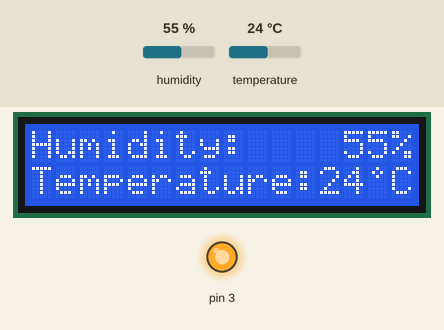
Bench run of a sketch on a simulated Arduino Uno, built with avr-gcc and run on an emulated ATmega328P. On the bench: 16×2 character LCD, output pins drawn as LEDs (lit = HIGH). The inputs (shaded band) are chosen by the test bench; at power-on: humidity 55 %, temperature 24 °C. What the sketch prints to the serial monitor is not drawn.

Above: at 1.2 s.
1.3 s: humidity set to 22 %
At 3.0 s:
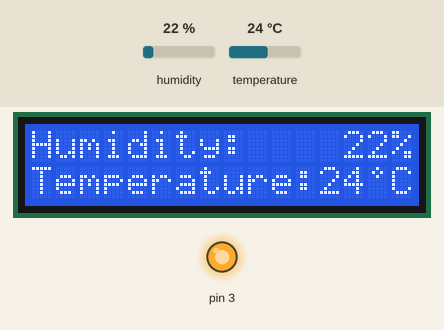
4.0 s: temperature set to 12 °C
At 4.7 s:
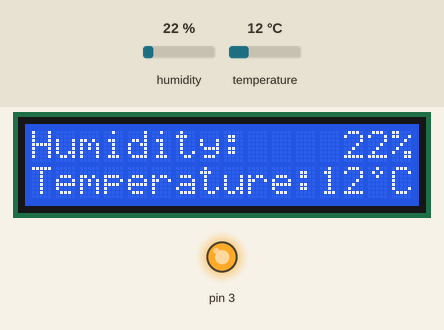
6.7 s: humidity set to 40 %
At 9.4 s:
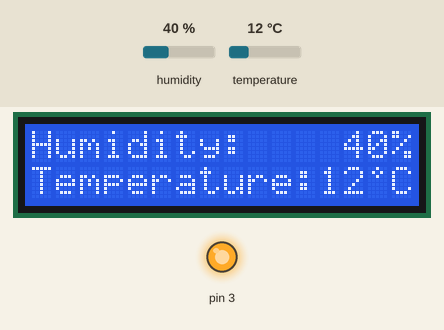
9.7 s: temperature set to 19 °C
At 11.3 s:
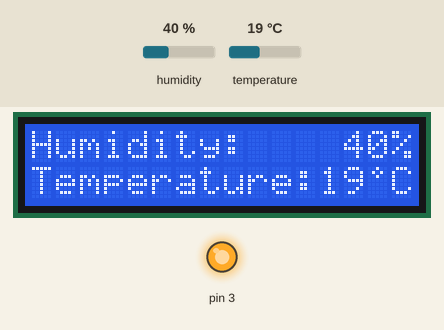
Timing chart, 0 to 12.8 s (numbered marks = the images above; inputs shaded):
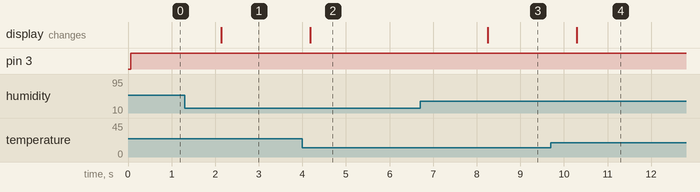

The sketch:

aquaSensor.ino
```cpp
// include the library code:
#include <LiquidCrystal.h>
#include <DHT.h>
#include <DFR_Key.h>

#define DHTPIN A1
#define DHTTYPE DHT11

// initialize the library with the numbers of the interface pins
LiquidCrystal lcd(8, 9, 4, 5, 6, 7);
DFR_Key keypad;

// define some values used by the panel and buttons
int lcd_key     = 0;
int adc_key_in  = 0;
int init_time = 0;
int lcd_windows = 0;
#define btnRIGHT  0
#define btnUP     1
#define btnDOWN   2
#define btnLEFT   3
#define btnSELECT 4
#define btnNONE   5

// read the buttons
int read_LCD_buttons() {
    adc_key_in = analogRead(0);      // read the value from the sensor
    // my buttons when read are centered at these valies: 0, 144, 329, 504, 741
    // we add approx 50 to those values and check to see if we are close
    if (adc_key_in > 1000) return btnNONE; // We make this the 1st option for speed reasons since it will be the most likely result
    // For V1.1 us this threshold
    if (adc_key_in < 50)   return btnRIGHT;
    if (adc_key_in < 250)  return btnUP;
    if (adc_key_in < 450)  return btnDOWN;
    if (adc_key_in < 650)  return btnLEFT;
    if (adc_key_in < 850)  return btnSELECT;
    Serial.print("analogRead(0): ");
    Serial.println(adc_key_in);
    return btnNONE;  // when all others fail, return this...
}
// Custom character
byte temp[8] = {
  0b00100,
  0b01010,
  0b00100,
  0b00000,
  0b00000,
  0b00000,
  0b00000,
  0b00000
};

DHT dht(DHTPIN, DHTTYPE);
// Connect pin 1 (on the left) of the sensor to +5V
// Connect pin 2 of the sensor to whatever your DHTPIN is
// Connect pin 4 (on the right) of the sensor to GROUND
// Connect a 10K resistor from pin 2 (data) to pin 1 (power) of the sensor

void showTempHumid() {
    float h = dht.readHumidity();
    float t = dht.readTemperature();
    /*int humid = */

    if (isnan(t) || isnan(h)) {
	Serial.println("Failed to read from sensor. Reloading...");
	lcd.print("Reloading..");
	delay(500);
    } else {
	// Print Humidity & Temperature value to LCD
	lcd.setCursor(13,0);
	lcd.print(h);
	lcd.setCursor(15,0);
	lcd.print("%");
	lcd.setCursor(12,1);
	lcd.print(t);
	lcd.setCursor(14,1);
	lcd.write(byte(0));
	lcd.setCursor(15,1);
	lcd.write("C");

	// Print Humidity & Temperature value to Serial
	Serial.print("Humidity: ");
	Serial.print(h);
	Serial.print(" %\t");
	Serial.print("Temperature: ");
	Serial.print(t);
	Serial.println(" *C");
	delay(500);
    }
}

/*void pump() {*/
    /*if (millis() - startPumpMillis < 900000) {*/
	/*digitalWrite(3, HIGH);*/
    /*} else {*/
	/*digitalWrite(3, LOW);*/
    /*}*/
/*}*/

void setup() {
    // set pin 3 as controlling pin for relay
    pinMode(3, OUTPUT);
    // set up the LCD's number of columns and rows:
    lcd.begin(16, 2);
    // Print a message to the LCD.
    /*lcd.print("hello, world!");*/
    lcd.print("Humidity:      %");
    lcd.setCursor(0,1);
    lcd.print("Temperature:  *C");

    // DHT on serial
    Serial.begin(9600);
    Serial.println("DHT11 test!");

    // create temperature character
    lcd.createChar(0, temp);

    dht.begin();
    /*lcd.display();*/
}

void loop() {
    unsigned long startPumpMillis = millis(); // 900000 = 15 mins
    while ((millis() - startPumpMillis) < 900000) {
	digitalWrite(3, HIGH);
	showTempHumid();
    }
    digitalWrite(3, LOW);
    unsigned long startmillis = millis();
    while (millis() - startmillis < 10800000) {
	showTempHumid();
    }
}
```

Measured:
- after the input at 1.3 s, the display: changes after 0.84 s (image 1)
- after the input at 4.0 s, the display: changes after 0.18 s (image 2)
- after the input at 6.7 s, the display: changes after 1.6 s (image 3)
- after the input at 9.7 s, the display: changes after 0.59 s (image 4)
